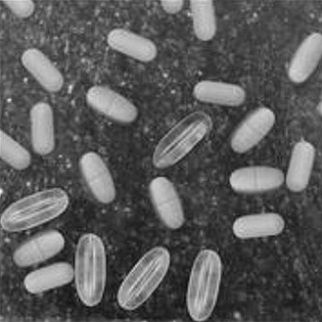
%> input picture segmentation/rice1.JPG, 322 x 322 px
$ octave detect_rice.m   (GNU Octave 9; MATLAB toolbox functions it lacks are replaced by stand-ins)
%> lines starting %> are read from the running program, lines starting %| are printed output that depends on the picture; in (x1, y1, x2, y2) boxes, pixels count from 0 and x2, y2 are one past the last pixel; in counts of white or black regions, pixels touching at a corner belong together; the program's own positions count from 1

%{
% 2 Februari 2020
  this code is fully created by Pulung Hendro Prastyo
  Universitas Gadjah Mada, Yogyakarta
%}

clc; clear; close all; warning off all;

se = strel('disk',12);
se1 = strel('disk',5);
se2 = strel('disk',2);

% read  RGB image
im = imread('rice1.jpg');
%> im is the input picture: size 322x322x3 uint8; min 10, max 247, mean 91.2
%im = imread('ronaldo.png');
figure,imshow(im);

% Converting RGB image to grayscale image
im_gray = rgb2gray(im);
figure,imshow(im_gray);

tophatFiltered = imtophat(im_gray,se);
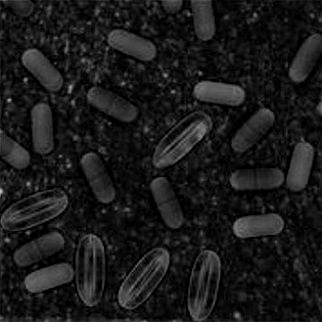
%> tophatFiltered: size 322x322 uint8; min 0, max 200, mean 26.2
figure,imshow(tophatFiltered)

%ADD TOP HAT
x= imadd(im_gray,imtophat(im_gray,se));
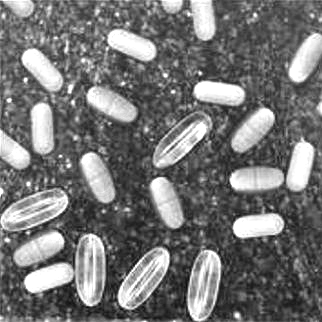
%> x: size 322x322 uint8; min 10, max 255, mean 116.7
figure,imshow(x)

%ADD BOTTOM HAT
y=imbothat(im_gray,se);
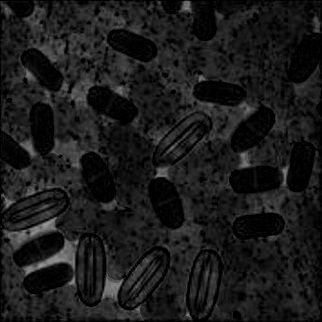
%> y: size 322x322 uint8; min 0, max 157, mean 26.8
figure,imshow(y)

%image enhancement
J = imsubtract(imadd(im_gray,imtophat(im_gray,se)),imbothat(im_gray,se));
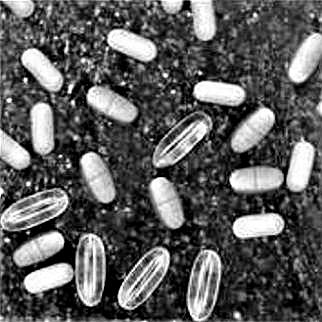
%> J: size 322x322 uint8; min 0, max 255, mean 91.3
figure,imshow(J)

%sharpening
b = imsharpen(J,'Radius',2,'Amount',1);
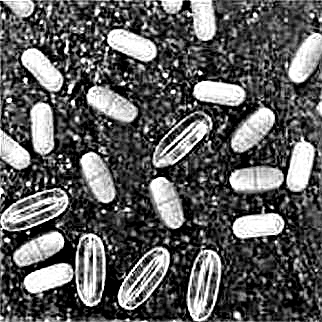
%> b: size 322x322 uint8; min 0, max 255, mean 92.7
figure, imshow(b)

%Segmentasi dengan Otsu thresholding. Binery Image
level = graythresh(b);
%> level = 0.49
bw = im2bw(b,level);
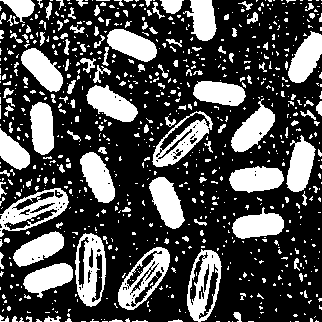
%> bw: size 322x322 logical; 30.2% white; 804 white regions (667 under 20 px), largest, box (x1, y1, x2, y2) and area: (75, 233, 106, 307) 1288, (0, 188, 69, 237) 1256, (118, 247, 170, 310) 1248
figure, imshow(bw)


%image fill
img_fill = imfill(bw,'holes');
%> img_fill: size 322x322 logical; 33.1% white; 793 white regions (656 under 20 px), largest, box (x1, y1, x2, y2) and area: (0, 188, 69, 237) 1873, (118, 247, 170, 310) 1866, (187, 249, 222, 322) 1854
figure,imshow(img_fill);

%opening
img_opening = imopen(img_fill,se1);
%> img_opening: size 322x322 logical; 24.9% white; 24 white regions, largest, box (x1, y1, x2, y2) and area: (118, 247, 170, 310) 1856, (187, 250, 221, 321) 1844, (0, 188, 68, 231) 1839
figure,imshow(img_opening);


%logic
img_logic= logical(1-img_opening);
figure,imshow(img_logic);

%mean
f = ones(3,3)/9;
img1 = filter2(f, img_logic);
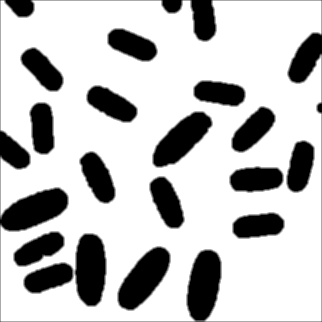
%> img1: size 322x322 double; min 0, max 1, mean 0.748
figure,imshow(img1);


%Erosi
%ImgErose = imerode(img_fill,se1);
%figure,imshow(ImgErose);

%dilation
%ImgDilate = imdilate(ImgErose,se2);
%figure,imshow(ImgDilate);

%opening
%img_opening = bwareaopen(ImgErose,40);
%figure,imshow(img_opening);

%logic
%img_logic= logical(1-ImgErose);
%figure,imshow(img_logic);

%median
%img_m = medfilt2(img_fill, [9 9]);
%figure, imshow(img_m)
